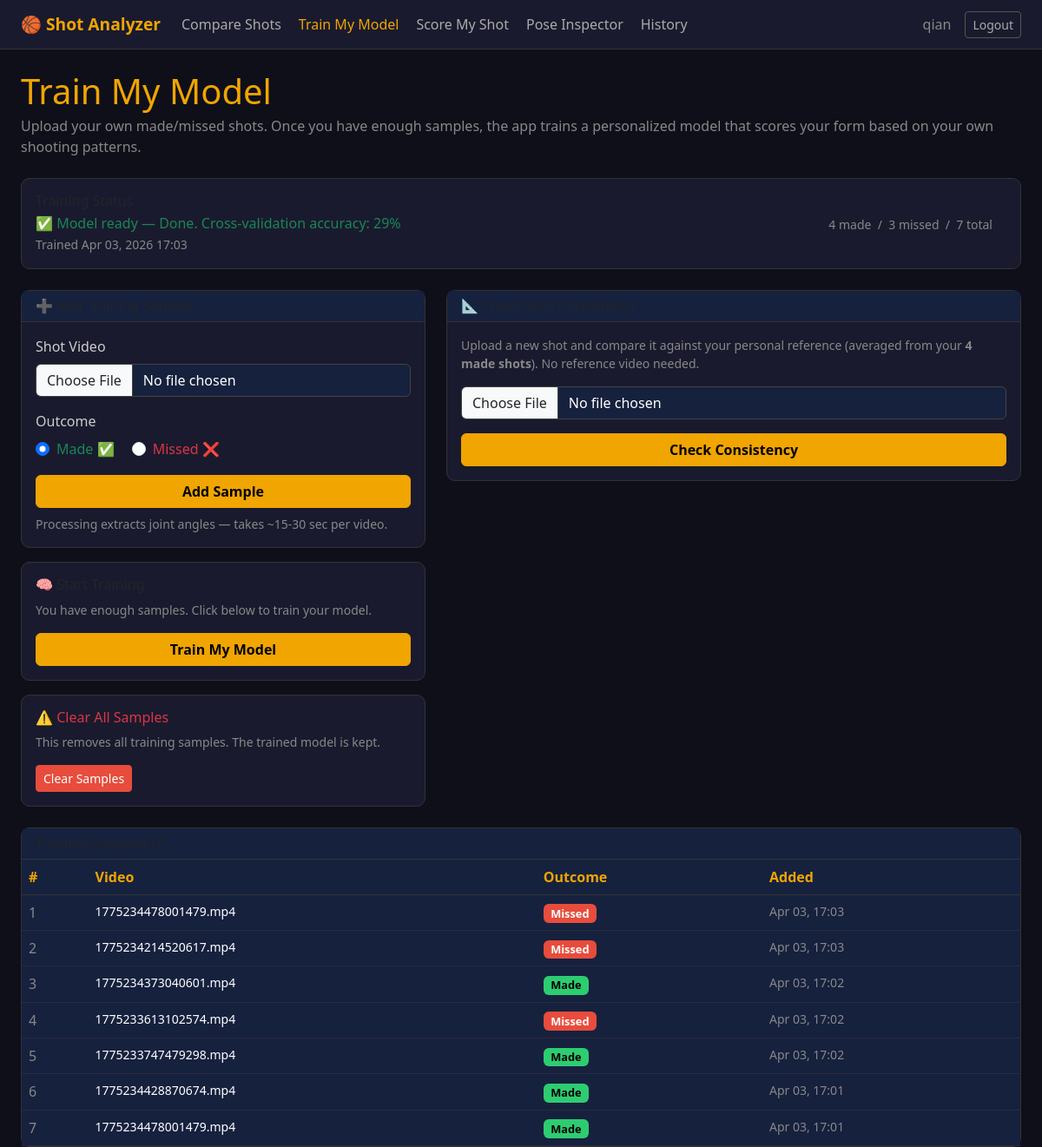
The app's page /training/ (signed in) with its own data.
### shot_analyzer/models.py (models this page shows, shortened)
class PersonalModel(models.Model):
    user = models.OneToOneField(User, on_delete=models.CASCADE, related_name='personal_model')
    model_data = models.BinaryField(null=True, blank=True)   # pickled {model, scaler}
    n_samples = models.IntegerField(default=0)
    n_made = models.IntegerField(default=0)
    n_missed = models.IntegerField(default=0)
    cv_accuracy = models.FloatField(null=True, blank=True)
    model_type = models.CharField(max_length=50, blank=True)
    trained_at = models.DateTimeField(null=True, blank=True)
    training_status = models.CharField(max_length=20, default='idle')
    training_message = models.TextField(blank=True)
    reference_sequence_json = models.TextField(blank=True, default='')  # averaged made-shot sequence

class TrainingSample(models.Model):
    user = models.ForeignKey(User, on_delete=models.CASCADE, related_name='training_samples')
    video_name = models.CharField(max_length=255)
    label = models.IntegerField()            # 1 = made, 0 = missed
    features_json = models.TextField()       # JSON list[float], 58-dim vector
    sequence_json = models.TextField(blank=True, default='')  # serialized angle time series
    created_at = models.DateTimeField(auto_now_add=True)
    class Meta:
        ordering = ['-created_at']

### shot_analyzer/views.py (the view, shortened to what this page needs)
# urls.py: path('training/',           views.training,            name='training'),
@login_required
def training(request):
    personal_model = _get_or_create_personal_model(request.user)
    samples = TrainingSample.objects.filter(user=request.user).order_by('-created_at')
    return render(request, 'shot_analyzer/training.html', {
        'personal_model': personal_model,
        'samples': samples,
        'form': TrainingSampleForm(),
        'can_train': personal_model.n_made >= 3 and personal_model.n_missed >= 3,
        'joint_labels': JOINT_LABELS,
    })

### shot_analyzer/forms.py
class TrainingSampleForm(forms.Form):
    video = forms.FileField(
        label='Shot Video',
        widget=forms.FileInput(attrs={'class': 'form-control', 'accept': 'video/*'}),
    )
    label = forms.ChoiceField(
        choices=[('1', 'Made'), ('0', 'Missed')],
        widget=forms.RadioSelect,
        label='Outcome',
    )

### shot_analyzer/views.py (called while the page is built)
def _get_or_create_personal_model(user) -> PersonalModel:
    model_obj, _ = PersonalModel.objects.get_or_create(user=user)
    return model_obj

### shot_analyzer/templates/shot_analyzer/training.html (shortened to what this page needs)
{% extends 'shot_analyzer/base.html' %}
{% block content %}
<h1 class="mb-1">Train My Model</h1>
<p class="text-muted mb-4">Upload your own made/missed shots. Once you have enough samples, the app trains a personalized model that scores your form based on your own shooting patterns.</p>
<div class="card mb-4" id="statusCard">
  <div class="card-body">
    <div class="row align-items-center">
      <div class="col-md-8">
        <h6 class="mb-1">Training Status</h6>
        {% if personal_model.training_status == 'complete' %}
          <p class="mb-0 text-success">✅ Model ready — {{ personal_model.training_message }}</p>
          {% if personal_model.trained_at %}
            <small class="text-muted">Trained {{ personal_model.trained_at|date:"M d, Y H:i" }}</small>
          {% endif %}
        {% elif personal_model.training_status == 'running' %}
          <p class="mb-0 text-warning" id="statusMsg">⏳ {{ personal_model.training_message }}</p>
        {% elif personal_model.training_status == 'error' %}
          <p class="mb-0 text-danger">❌ {{ personal_model.training_message }}</p>
        {% else %}
          <p class="mb-0 text-muted">No model trained yet.</p>
        {% endif %}
      </div>
      <div class="col-md-4 text-md-end mt-2 mt-md-0">
        <span class="me-3 text-muted small">
          {{ personal_model.n_made }} made &nbsp;/&nbsp; {{ personal_model.n_missed }} missed
          &nbsp;/&nbsp; {{ personal_model.n_samples }} total
        </span>
      </div>
    </div>
  </div>
</div>
<div class="row g-4">
  <div class="col-lg-5">
    <div class="card">
      <div class="card-header"><h6 class="mb-0">➕ Add Training Sample</h6></div>
      <div class="card-body">
        <form method="post" enctype="multipart/form-data" id="addSampleForm">
          <div class="mb-3">
            <label class="form-label">Shot Video</label>
            <input type="file" name="video" class="form-control" accept="video/*" required>
          </div>
          <div class="mb-3">
            <label class="form-label d-block">Outcome</label>
            <div class="form-check form-check-inline">
              <input class="form-check-input" type="radio" name="label" id="labelMade" value="1" checked>
              <label class="form-check-label text-success" for="labelMade">Made ✅</label>
            </div>
            <div class="form-check form-check-inline">
              <input class="form-check-input" type="radio" name="label" id="labelMissed" value="0">
              <label class="form-check-label text-danger" for="labelMissed">Missed ❌</label>
            </div>
          </div>
          <button type="submit" class="btn btn-primary w-100" id="addBtn">
            Add Sample
          </button>
          <div class="form-text mt-2">Processing extracts joint angles — takes ~15-30 sec per video.</div>
        </form>
      </div>
    </div>
    <div class="card mt-3">
      <div class="card-body">
        <h6>🧠 Start Training</h6>
        {% if can_train %}
          <p class="text-muted small">You have enough samples. Click below to train your model.</p>
          <form method="post" id="trainForm">
            <button type="submit" class="btn btn-primary w-100"
                    id="trainBtn">
              {% if personal_model.training_status == 'running' %}Training...{% else %}Train My Model{% endif %}
            </button>
          </form>
        {% else %}
          <p class="text-muted small">
            Need at least <strong>3 made</strong> and <strong>3 missed</strong> shots.<br>
            Currently: {{ personal_model.n_made }} made, {{ personal_model.n_missed }} missed.
          </p>
          <button class="btn btn-primary w-100" disabled>Not Enough Samples</button>
        {% endif %}
      </div>
    </div>
    {% if samples %}
    <div class="card mt-3">
      <div class="card-body">
        <h6 class="text-danger">⚠️ Clear All Samples</h6>
        <p class="text-muted small">This removes all training samples. The trained model is kept.</p>
        <form method="post" onsubmit="return confirm('Delete all training samples?')">
          <button type="submit" class="btn btn-danger btn-sm">Clear Samples</button>
        </form>
      </div>
    </div>
    {% endif %}
  </div>
  {% if personal_model.reference_sequence_json %}
  <div class="col-lg-7">
    <div class="card mb-4">
      <div class="card-header"><h6 class="mb-0">📐 Check Shot Consistency</h6></div>
      <div class="card-body">
        <p class="text-muted small mb-3">
          Upload a new shot and compare it against your personal reference
          (averaged from your <strong>{{ personal_model.n_made }} made shots</strong>).
          No reference video needed.
        </p>
        <input type="file" id="consistencyVideoInput" class="form-control mb-3" accept="video/*">
        <button class="btn btn-primary w-100" onclick="runConsistencyCheck()">
          Check Consistency
        </button>
      </div>
    </div>
  </div>
  {% endif %}
  <div class="{% if personal_model.reference_sequence_json %}col-lg-12{% else %}col-lg-7{% endif %}">
    <div class="card">
      <div class="card-header d-flex justify-content-between align-items-center">
        <h6 class="mb-0">Training Samples ({{ samples|length }})</h6>
      </div>
      {% if samples %}
      <div class="card-body p-0">
        <table class="table table-dark table-hover mb-0">
          <thead>
            <tr>
              <th>#</th>
              <th>Video</th>
              <th>Outcome</th>
              <th>Added</th>
            </tr>
          </thead>
          <tbody>
            {% for s in samples %}
            <tr>
              <td class="text-muted">{{ forloop.counter }}</td>
              <td class="small">{{ s.video_name }}</td>
              <td>
                {% if s.label == 1 %}
                  <span class="badge badge-made">Made</span>
                {% else %}
                  <span class="badge badge-missed">Missed</span>
                {% endif %}
              </td>
              <td class="text-muted small">{{ s.created_at|date:"M d, H:i" }}</td>
            </tr>
            {% endfor %}
          </tbody>
        </table>
      </div>
      {% else %}
      <div class="card-body text-center text-muted py-4">
        No samples yet. Upload your first shot video on the left.
      </div>
      {% endif %}
    </div>
  </div>
</div>
{% endblock %}

### shot_analyzer/templates/shot_analyzer/base.html (shortened to what this page needs)
<!DOCTYPE html>
<html lang="en">
<head>
  <link href="https://cdn.jsdelivr.net/npm/bootstrap@5.3.0/dist/css/bootstrap.min.css" rel="stylesheet">
</head>
<body>
<nav class="navbar navbar-expand-lg">
  <div class="container-fluid px-4">
    <a class="navbar-brand" href="{% url 'home' %}">🏀 Shot Analyzer</a>
    <div class="collapse navbar-collapse" id="navMenu">
      {% if user.is_authenticated %}
      <ul class="navbar-nav me-auto gap-1">
        <li class="nav-item">
          <a class="nav-link {% if request.resolver_match.url_name == 'compare' %}active{% endif %}"
             href="{% url 'compare' %}">Compare Shots</a>
        </li>
        <li class="nav-item">
          <a class="nav-link {% if request.resolver_match.url_name == 'training' %}active{% endif %}"
             href="{% url 'training' %}">Train My Model</a>
        </li>
        <li class="nav-item">
          <a class="nav-link {% if request.resolver_match.url_name == 'score' %}active{% endif %}"
             href="{% url 'score' %}">Score My Shot</a>
        </li>
        <li class="nav-item">
          <a class="nav-link {% if request.resolver_match.url_name == 'detect_shots' %}active{% endif %}"
             href="{% url 'detect_shots' %}">Pose Inspector</a>
        </li>
        <li class="nav-item">
          <a class="nav-link {% if request.resolver_match.url_name == 'history' %}active{% endif %}"
             href="{% url 'history' %}">History</a>
        </li>
      </ul>
      <ul class="navbar-nav ms-auto align-items-center gap-2">
        <li class="nav-item">
          <span class="nav-link text-muted">{{ user.username }}</span>
        </li>
        <li class="nav-item">
          <a class="btn btn-outline-secondary btn-sm" href="{% url 'logout' %}">Logout</a>
        </li>
      </ul>
      {% endif %}
    </div>
  </div>
</nav>
<div class="container-fluid px-4 mt-4" style="max-width: 1400px;">
  {% block content %}{% endblock %}
</div>
</body>
</html>

### shot_analyzer/templates/shot_analyzer/base.html (style rules this page uses)
body { background-color: #0F0F1A; color: #FFFFFF; min-height: 100vh; }
.navbar { background-color: #1A1A2E !important; border-bottom: 1px solid #333; }
.navbar-brand { color: #F0A500 !important; font-weight: 700; font-size: 1.2rem; }
.nav-link { color: #AAAAAA !important; }
.nav-link:hover, .nav-link.active { color: #F0A500 !important; }
.card { background-color: #1A1A2E; border: 1px solid #333; border-radius: 10px; }
.card-header { background-color: #16213E; border-bottom: 1px solid #333; }
h1, h2, h3, h4 { color: #F0A500; }
.btn-primary { background-color: #F0A500; border-color: #F0A500; color: #000; font-weight: 600; }
.btn-outline-secondary { color: #AAAAAA; border-color: #555; }
.btn-danger { background-color: #E74C3C; border-color: #E74C3C; }
.form-control, .form-select { background-color: #16213E; border-color: #444; color: #FFF; }
.form-label { color: #CCCCCC; }
.form-text { color: #888; }
.table { color: #EEE; }
.table-dark { --bs-table-bg: #16213E; --bs-table-border-color: #333; }
.table th { color: #F0A500; border-color: #333 !important; }
.table td { border-color: #2a2a3e !important; }
.badge { font-size: 0.8rem; }
.badge-made { background-color: #2ECC71 !important; color: #000; }
.badge-missed { background-color: #E74C3C !important; }
.text-muted { color: #888 !important; }

### records on screen
PersonalModel: training_message "Done. Cross-validation accuracy: 29%", trained_at "Apr 03, 2026 17:03", n_made "4", n_missed "3", n_samples "7"
TrainingSample: video_name "1775234478001479.mp4", label "Missed", created_at "Apr 03, 17:03"
TrainingSample: video_name "1775234214520617.mp4", label "Missed", created_at "Apr 03, 17:03"
TrainingSample: video_name "1775234373040601.mp4", label "Made", created_at "Apr 03, 17:02"
TrainingSample: video_name "1775233613102574.mp4", label "Missed", created_at "Apr 03, 17:02"
TrainingSample: video_name "1775233747479298.mp4", label "Made", created_at "Apr 03, 17:02"
TrainingSample: video_name "1775234428870674.mp4", label "Made", created_at "Apr 03, 17:01"
TrainingSample: video_name "1775234478001479.mp4", label "Made", created_at "Apr 03, 17:01"

### other values on screen
{{ user.username }} "qian"
